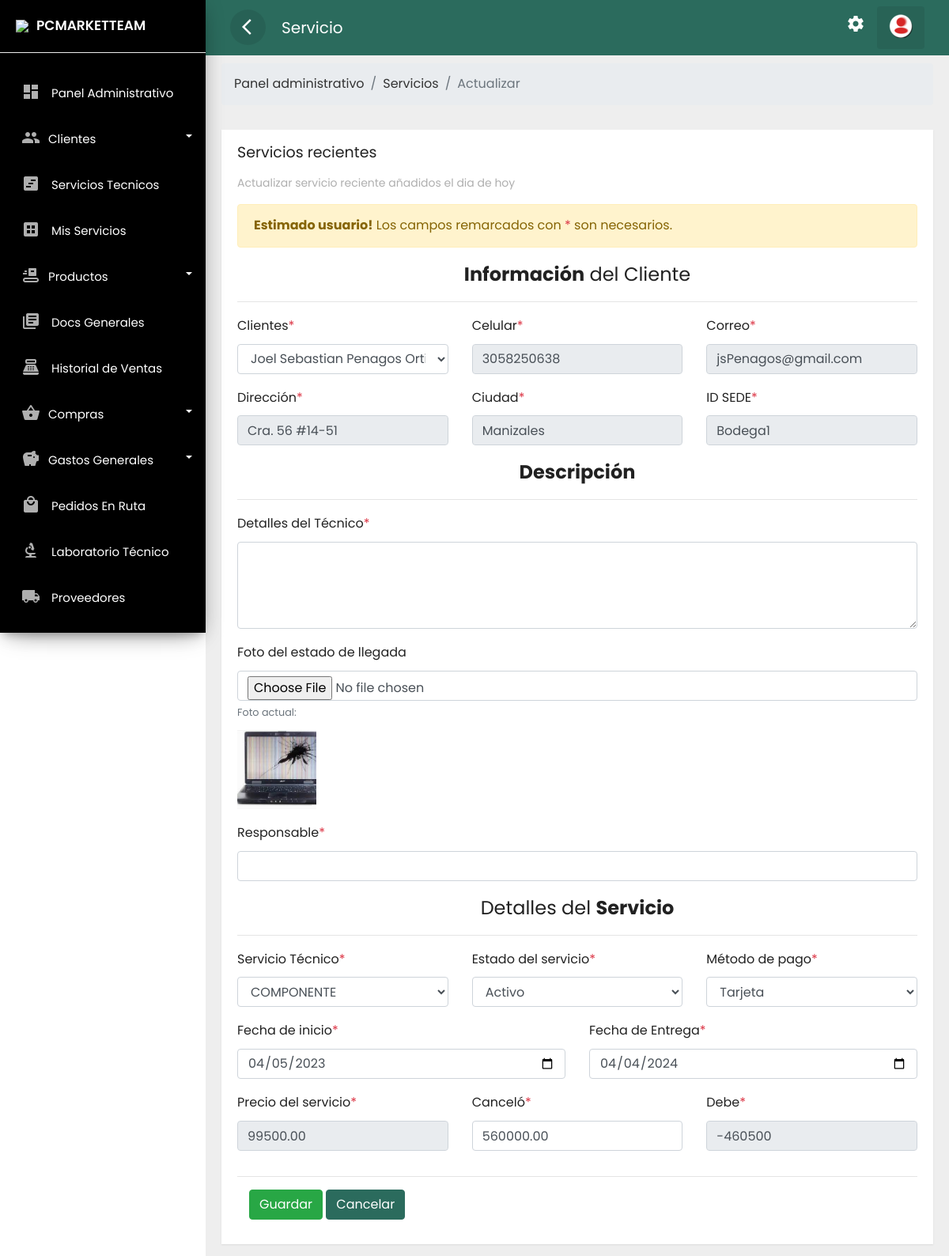
The app's page /frontend/servicio/actualizar.php?id=6 (signed in), older data.
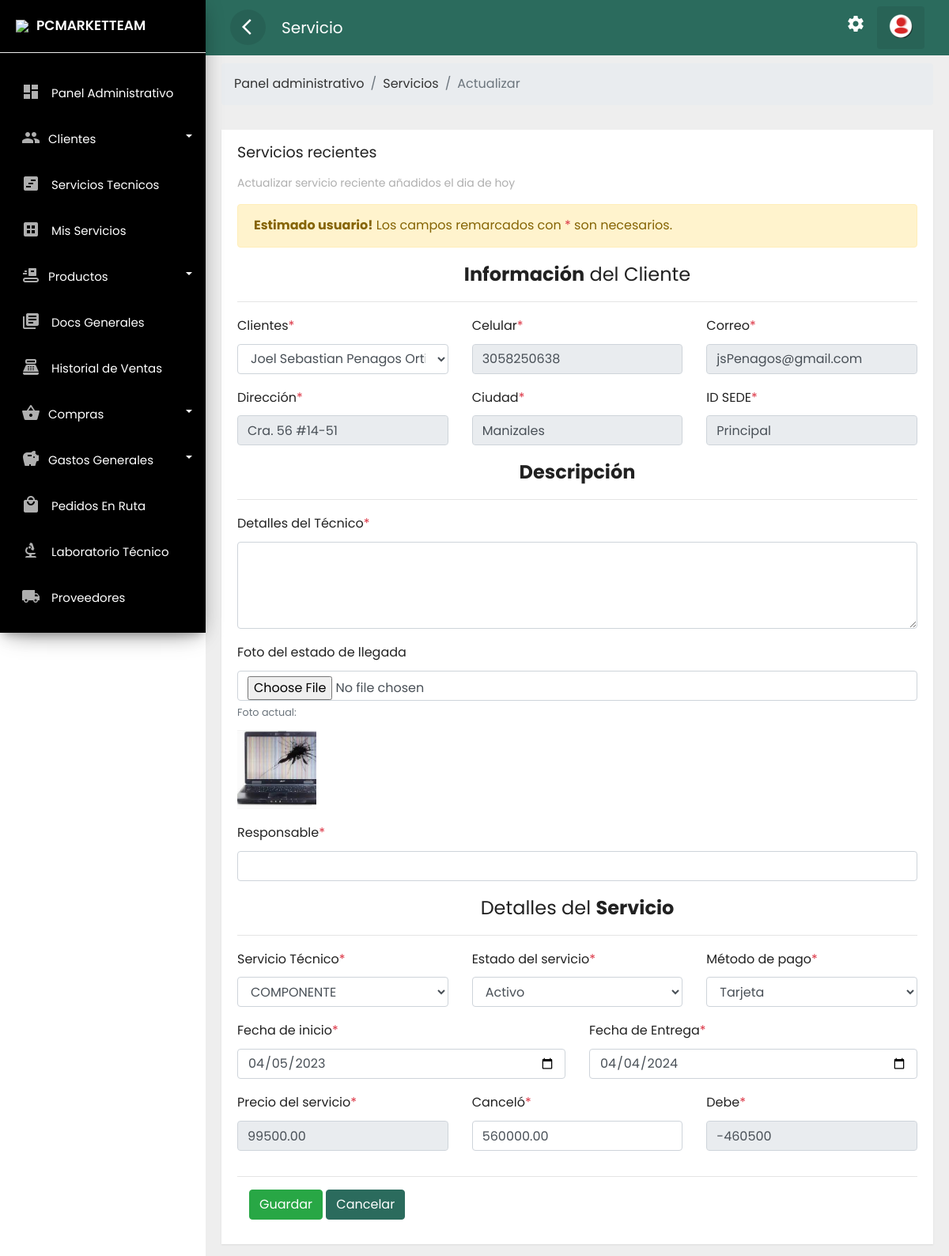
The same page, newer data.
### tables this page shows
CREATE TABLE `servicio` (
  `idservc` int(11) NOT NULL,
  `idplan` int(11) NOT NULL,
  `ini` date NOT NULL,
  `fin` date NOT NULL,
  `idclie` int(11) NOT NULL,
  `estod` varchar(15) NOT NULL,
  `meto` text NOT NULL,
  `canc` decimal(10,2) NOT NULL,
  `fere` timestamp NOT NULL DEFAULT current_timestamp(),
  `servtxt` varchar(250) DEFAULT NULL,
  `servfoto` varchar(255) DEFAULT NULL,
  `responsable` varchar(255) DEFAULT NULL
);

CREATE TABLE `clientes` (
  `idclie` int(11) NOT NULL,
  `numid` char(8) NOT NULL,
  `nomcli` text NOT NULL,
  `apecli` text NOT NULL,
  `naci` date NOT NULL,
  `correo` text NOT NULL,
  `celu` char(10) NOT NULL,
  `estad` varchar(15) NOT NULL,
  `fere` timestamp NOT NULL DEFAULT current_timestamp(),
  `dircli` text DEFAULT NULL,
  `ciucli` text DEFAULT NULL,
  `idsede` text DEFAULT NULL
);

CREATE TABLE `plan` (
  `idplan` int(11) NOT NULL,
  `foto` text NOT NULL,
  `nompla` text NOT NULL,
  `estp` varchar(15) NOT NULL,
  `prec` decimal(10,2) NOT NULL,
  `fere` timestamp NOT NULL DEFAULT current_timestamp()
);

### frontend/servicio/actualizar.php (the view, shortened to what the changed rows need)
<?php if(isset($_SESSION['id'])) { ?>
<!doctype html>
<html lang="es">
<head>
    <link rel="stylesheet" href="../../backend/css/bootstrap.min.css">
    <link rel="stylesheet" href="../../backend/css/custom.css">
    <link rel="stylesheet" href="../../backend/css/loader.css">
</head>
<body>
    <div class="wrapper">
        <div id="content">
            <div class="main-content">
                <div class="row ">
                    <div class="col-lg-12 col-md-12">
                        <div class="card" style="min-height: 485px">
                            <div class="card-content table-responsive">
                                <?php
 require '../../backend/bd/ctconex.php';
 $id = $_GET['id'];
 $sentencia = $connect->prepare("SELECT servicio.canc,servicio.meto,servicio.idservc, plan.prec,plan.idplan, plan.foto, plan.nompla, servicio.ini, servicio.fin, clientes.idclie, clientes.numid, clientes.nomcli, clientes.apecli, clientes.naci, clientes.celu, clientes.correo, clientes.dircli, clientes.ciucli, clientes.idsede, servicio.estod, servicio.fere, servicio.servtxt, servicio.servfoto, servicio.responsable FROM servicio INNER JOIN plan ON servicio.idplan = plan.idplan INNER JOIN clientes ON servicio.idclie = clientes.idclie WHERE servicio.idservc= '$id';");
 $sentencia->execute();
$data =  array();
if($sentencia){
  while($r = $sentencia->fetchObject()){
    $data[] = $r;
  }
}
   ?>
                                <?php if(count($data)>0):?>
                                <?php foreach($data as $f):?>
                                <form enctype="multipart/form-data" method="POST" autocomplete="off">
                                    <center>
                                        <h4><b>Información</b> del Cliente</h4>
                                    </center>
                                    <hr>
                                    <div class="row">
                                        <div class="col-md-4 col-lg-4">
                                            <div class="form-group">
                                                <label for="email">Clientes<span class="text-danger">*</span></label>
                                                <select class="form-control" required name="txtcli">
                                                    <option value="<?php echo  $f->idclie  ; ?>">
                                                        <?php echo  $f->nomcli  ; ?> <?php echo $f->apecli; ?></option>
                                                </select>
                                            </div>
                                        </div>
                                        <div class="col-md-4 col-lg-4">
                                            <div class="form-group">
                                                <label for="email">Celular<span class="text-danger">*</span></label>
                                                <input type="text" class="form-control" value="<?php echo $f->celu; ?>"
                                                       name="txtcelu" readonly>
                                            </div>
                                        </div>
                                        <div class="col-md-4 col-lg-4">
                                            <div class="form-group">
                                                <label for="email">Correo<span class="text-danger">*</span></label>
                                                <input type="email" class="form-control" value="<?php echo $f->correo; ?>"
                                                       name="txtcorreo" readonly>
                                            </div>
                                        </div>
                                        <div class="col-md-4 col-lg-4">
                                            <div class="form-group">
                                                <label for="email">Dirección<span class="text-danger">*</span></label>
                                                <input type="text" class="form-control" value="<?php echo $f->dircli; ?>"
                                                       name="txtdircli" readonly>
                                            </div>
                                        </div>
                                        <div class="col-md-4 col-lg-4">
                                            <div class="form-group">
                                                <label for="email">Ciudad<span class="text-danger">*</span></label>
                                                <input type="text" class="form-control" value="<?php echo $f->ciucli; ?>"
                                                       name="txtciucli" readonly>
                                            </div>
                                        </div>
                                        <div class="col-md-4 col-lg-4">
                                            <div class="form-group">
                                                <label for="email">ID SEDE<span class="text-danger">*</span></label>
                                                <input type="text" class="form-control" value="<?php echo $f->idsede; ?>"
                                                       name="txtidsede" readonly>
                                            </div>
                                        </div>
                                    </div>
                                    <center>
                                        <h4><b>Descripción</b></h4>
                                    </center>
                                    <hr>
                                    <div class="row">
                                        <div class="col-md-12 col-lg-12">
                                            <div class="form-group">
                                                <label>Detalles del Técnico<span class="text-danger">*</span></label>
                                                <textarea class="form-control" name="txtservtxt" rows="4" required><?php echo htmlspecialchars($f->servtxt); ?></textarea>
                                            </div>
                                            <div class="form-group">
                                                <label for="email">Foto del estado de llegada</label>
                                                <input type="file" class="form-control" name="txtservfoto" accept="image/*">
                                                <?php if(!empty($f->servfoto)): ?>
                                                    <small class="text-muted">Foto actual:</small>
                                                    <br>
                                                    <img src="../../backend/img/subidas/<?php echo $f->servfoto; ?>" height="100" class="mt-2">
                                                <?php endif; ?>
                                            </div>
                                            <div class="form-group">
                                                <label>Responsable<span class="text-danger">*</span></label>
                                                <input type="text" class="form-control" name="txtresponsable"
                                                       value="<?php echo htmlspecialchars($f->responsable); ?>" required>
                                            </div>
                                        </div>
                                    </div>
                                    <center>
                                        <h4>Detalles del <b>Servicio</b></h4>
                                    </center>
                                    <hr>
                                    <div class="row">
                                        <div class="col-md-4 col-lg-4">
                                            <div class="form-group">
                                                <label for="email">Servicio Técnico<span
                                                        class="text-danger">*</span></label>
                                                <select class="form-control" required name="txtpln">
                                                    <option value="<?php echo  $f->idplan  ; ?>">
                                                        <?php echo  $f->nompla  ; ?></option>
                                                </select>
                                            </div>
                                        </div>
                                        <div class="col-md-4 col-lg-4">
                                            <div class="form-group">
                                                <label for="email">Estado del servicio<span
                                                        class="text-danger">*</span></label>
                                                <select class="form-control" required name="txtesta">
                                                    <option value="<?php echo  $f->estod  ; ?>">
                                                        <?php echo  $f->estod  ; ?> </option>
                                                </select>
                                            </div>
                                        </div>
                                        <div class="col-md-4 col-lg-4">
                                            <div class="form-group">
                                                <label for="email">Método de pago<span
                                                        class="text-danger">*</span></label>
                                                <select required class="form-control" name="txtmeto">
                                                    <option value="<?php echo  $f->meto  ; ?>">
                                                        <?php echo  $f->meto  ; ?></option>
                                                </select>
                                            </div>
                                        </div>
                                    </div>
                                    <div class="row">
                                        <div class="col-md-6 col-lg-6">
                                            <div class="form-group">
                                                <label for="email">Fecha de inicio<span
                                                        class="text-danger">*</span></label>
                                                <input type="date" value="<?php echo  $f->ini  ; ?>"
                                                    class="form-control" name="txtini" required
                                                    placeholder="Nombre del producto">
                                            </div>
                                        </div>
                                        <div class="col-md-6 col-lg-6">
                                            <div class="form-group">
                                                <label for="email">Fecha de Entrega<span
                                                        class="text-danger">*</span></label>
                                                <input type="date" id="fechad" value="<?php echo  $f->fin  ; ?>"
                                                    class="form-control" name="txtfin" required
                                                    placeholder="Nombre del producto">
                                            </div>
                                        </div>
                                    </div>
                                    <div class="row">
                                        <div class="col-md-4 col-lg-4">
                                            <div class="form-group">
                                                <label for="email">Precio del servicio<span class="text-danger">*</span></label>
                                                <input type="text" class="form-control" id="precio"
                                                    onKeypress="if (event.keyCode < 45 || event.keyCode > 57) event.returnValue = false;"
                                                    value="<?php echo  $f->prec  ; ?>" name="txtprec"
                                                    placeholder="" readonly>
                                            </div>
                                        </div>
                                        <div class="col-md-4 col-lg-4">
                                            <div class="form-group">
                                                <label for="email">Canceló<span class="text-danger">*</span></label>
                                                <input type="text" class="form-control" id="cancelo"
                                                    onKeypress="if (event.keyCode < 45 || event.keyCode > 57) event.returnValue = false;"
                                                    value="<?php echo  $f->canc  ; ?>" name="txtcanc"
                                                    placeholder="" onkeyup="calcularDeuda()">
                                            </div>
                                        </div>
                                        <div class="col-md-4 col-lg-4">
                                            <div class="form-group">
                                                <label for="email">Debe<span class="text-danger">*</span></label>
                                                <?php
                                      $number1 =  $f->prec;
                                      $number2 =  $f->canc;
                                      $result  = $number1  -  $number2;
                                      ?>
                                                <input type="text" value="<?php echo $result; ?>" class="form-control"
                                                    id="debe" readonly name="txtdebe" placeholder="">
                                            </div>
                                        </div>
                                    </div>
                                    <hr>
                                    <div class="form-group">
                                        <div class="col-sm-12">
                                            <button name='stupdserv' class="btn btn-success text-white">Guardar</button>
                                            <a class="btn btn-danger text-white"
                                                href="../servicio/mostrar.php">Cancelar</a>
                                        </div>
                                    </div>
                                </form>
                                <?php endforeach; ?>
                                <?php else:?>
                                <div class="alert alert-warning" role="alert">
                                    No se encontró ningún dato!
                                </div>
                                <?php endif; ?>
                            </div>
                        </div>
                    </div>
                </div>
            </div>
        </div>
    </div>
</body>
</html>
<?php }else{
    header('../error404.php');
 } ?>

Row changes from the older to the newer data that the page shows:
changed through a linked row, servicio "Activo": txtidsede "Bodega1" → "Principal"
